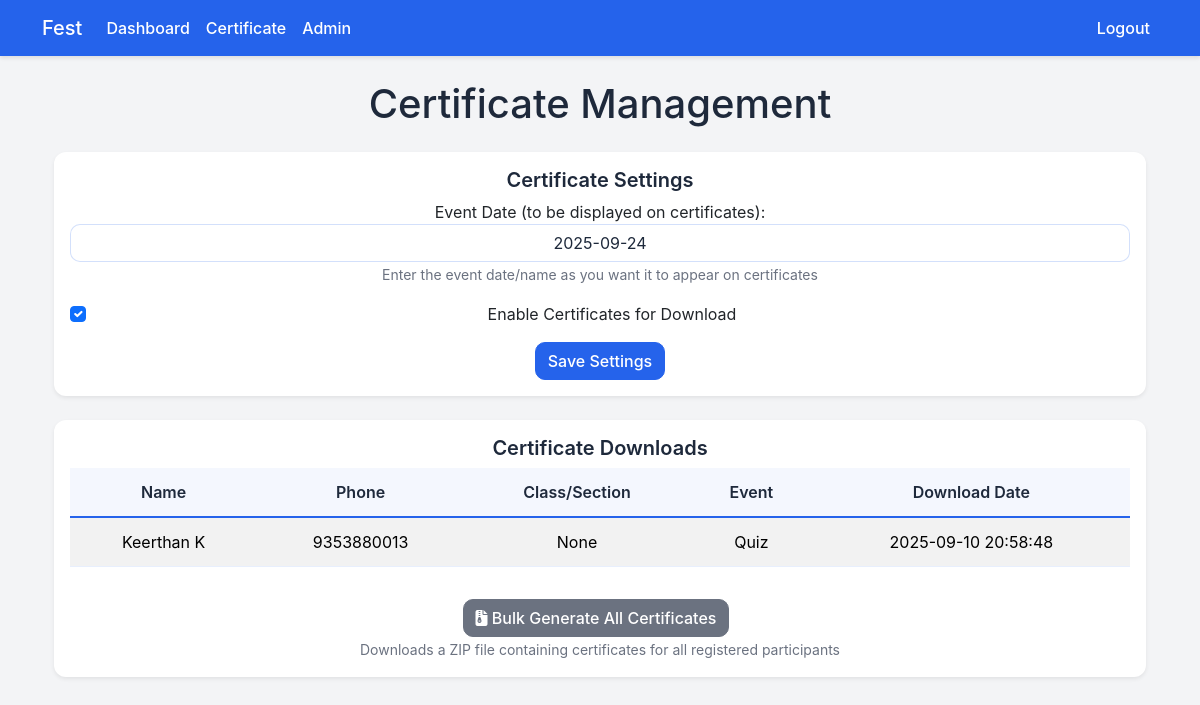
Page /admin/certificates (signed in) on the committed database.
### tables this page shows
CREATE TABLE certificate_settings (
                id INTEGER PRIMARY KEY AUTOINCREMENT,
                certificates_enabled INTEGER NOT NULL DEFAULT 0,
                event_date TEXT
            );

CREATE TABLE certificate_downloads (
                id INTEGER PRIMARY KEY AUTOINCREMENT,
                user_id INTEGER NOT NULL,
                download_date TEXT NOT NULL,
                UNIQUE(user_id)
            );

CREATE TABLE users (
                id INTEGER PRIMARY KEY AUTOINCREMENT,
                phone TEXT UNIQUE NOT NULL,
                password TEXT NOT NULL,
                name TEXT NOT NULL,
                game_id INTEGER,
                team_id INTEGER,
                is_admin INTEGER NOT NULL DEFAULT 0
            , class_section TEXT);

CREATE TABLE games (
                id INTEGER PRIMARY KEY AUTOINCREMENT,
                name TEXT NOT NULL,
                description TEXT,
                slots INTEGER NOT NULL,
                type TEXT NOT NULL CHECK(type IN ('single','team'))
            , team_size INTEGER);

### event_app/app.py (the view)
    @app.route('/admin/certificates', methods=['GET'])
    def admin_certificates():
        user = fetch_current_user()
        if not user or not user['is_admin']:
            flash('Admin access required.', 'danger')
            return redirect(url_for('login'))
        settings = g.db.execute('SELECT * FROM certificate_settings LIMIT 1').fetchone()
        downloads = g.db.execute('''
            SELECT cd.download_date, u.name, u.phone, u.class_section, g.name as game_name
            FROM certificate_downloads cd
            JOIN users u ON u.id = cd.user_id
            LEFT JOIN games g ON g.id = u.game_id
            ORDER BY cd.download_date DESC
        ''').fetchall()
        return render_template(
            'admin_certificates.html',
            settings=settings,
            downloads=downloads
        )

### event_app/app.py (called while the page is built)
def get_db():
    if USING_POSTGRES:
        import psycopg2
        from psycopg2.extras import RealDictCursor
        url = urlparse(DATABASE_URL)
        dbname = url.path[1:]
        user = url.username
        password = url.password
        host = url.hostname
        port = url.port
        conn = psycopg2.connect(
            dbname=dbname,
            user=user,
            password=password,
            host=host,
            port=port,
            cursor_factory=RealDictCursor
        )
        return conn
    else:
        conn = sqlite3.connect(DATABASE_PATH)
        conn.row_factory = sqlite3.Row
        return conn

def fetch_current_user() -> Optional[sqlite3.Row]:
    user_id = session.get('user_id')
    if not user_id:
        return None
    row = g.db.execute('SELECT * FROM users WHERE id = ?', (user_id,)).fetchone()
    return row

### event_app/templates/admin_certificates.html (shortened to what this page needs)
{% extends "base.html" %}
{% block content %}
<div class="container mt-4">
    <h1 class="text-center mb-4">Certificate Management</h1>
    <div class="card shadow-sm mb-4">
        <div class="card-body text-center">
            <h5 class="card-title">Certificate Settings</h5>
            <form method="post" action="{{ url_for('admin_update_certificate_settings') }}"">
                <div class="form-group mb-3 text-center">
                    <label for="eventDate">Event Date (to be displayed on certificates):</label>
                    <input type="text" class="form-control text-center" id="eventDate" name="event_date"
                           placeholder="e.g., March 15-16, 2024 or IT FEST 2024"
                           value="{{ settings.event_date if settings and settings.event_date else '' }}">
                    <small class="form-text text-muted">Enter the event date/name as you want it to appear on certificates</small>
                </div>
                <div class="form-check mb-3 text-center">
                    <input type="checkbox" class="form-check-input" id="enableCertificates" name="certificates_enabled"
                           {% if settings and settings.certificates_enabled %}checked{% endif %}>
                    <label class="form-check-label" for="enableCertificates">Enable Certificates for Download</label>
                </div>
                <button type="submit" class="btn btn-primary">Save Settings</button>
            </form>
        </div>
    </div>
    <div class="card shadow-sm">
        <div class="card-body text-center">
            <h5 class="card-title">Certificate Downloads</h5>
            <div class="table-responsive">
                <table class="table table-striped text-center">
                    <thead>
                        <tr>
                            <th class="text-center">Name</th>
                            <th class="text-center">Phone</th>
                            <th class="text-center">Class/Section</th>
                            <th class="text-center">Event</th>
                            <th class="text-center">Download Date</th>
                        </tr>
                    </thead>
                    <tbody>
                        {% if downloads %}
                            {% for d in downloads %}
                                <tr>
                                    <td class="text-center">{{ d.name }}</td>
                                    <td class="text-center">{{ d.phone }}</td>
                                    <td class="text-center">{{ d.class_section }}</td>
                                    <td class="text-center">{{ d.game_name if d.game_name else 'N/A' }}</td>
                                    <td class="text-center">{{ d.download_date }}</td>
                                </tr>
                            {% endfor %}
                        {% else %}
                            <tr>
                                <td colspan="5" class="text-center">No certificates have been downloaded yet.</td>
                            </tr>
                        {% endif %}
                    </tbody>
                </table>
            </div>
            <div class="mt-3">
                <a href="{{ url_for('admin_bulk_generate_certificates') }}" class="btn btn-secondary me-2">
                    <i class="fas fa-file-archive"></i> Bulk Generate All Certificates
                </a>
                <div><small class="text-muted">Downloads a ZIP file containing certificates for all registered participants</small></div>
            </div>
        </div>
    </div>
</div>
{% endblock %}

### event_app/static/css/style.css (style rules this page uses)
:root { --primary-blue: #2563EB; --primary-orange: #F97316; --light-gray: #F3F4F6; --dark-slate: #1E293B; --white: #FFFFFF; --success-green: #22C55E; --error-red: #EF4444; }
body { background: var(--light-gray); color: var(--dark-slate); font-family: -apple-system, BlinkMacSystemFont, 'Segoe UI', Roboto, sans-serif; }
.card { border: 0; box-shadow: 0 2px 8px rgba(0,0,0,0.08); border-radius: 12px; }
.card .card-title { font-weight: 600; color: var(--dark-slate); }
.form-control, .form-select { border: 1px solid rgba(37, 99, 235, 0.2); border-radius: 10px; background: var(--white); color: var(--dark-slate); }
.btn-primary { background-color: var(--primary-blue); border-color: var(--primary-blue); border-radius: 10px; font-weight: 500; transition: all 0.2s ease; }
.btn-secondary { background-color: #6b7280; border-color: #6b7280; border-radius: 10px; font-weight: 500; }
.table > :not(caption) > * > * { padding: .75rem 1rem; border-color: rgba(37, 99, 235, 0.1); }
.table thead th { color: var(--dark-slate); font-weight: 600; background-color: rgba(37, 99, 235, 0.05); border-bottom: 2px solid var(--primary-blue); }
.text-muted { color: #6b7280 !important; }

### rows in the picture
certificate_settings: event_date "2025-09-24", certificates_enabled "☑"
certificate_downloads: name "Keerthan K", phone "9353880013", class_section "None", name "Quiz", download_date "2025-09-10 20:58:48"
